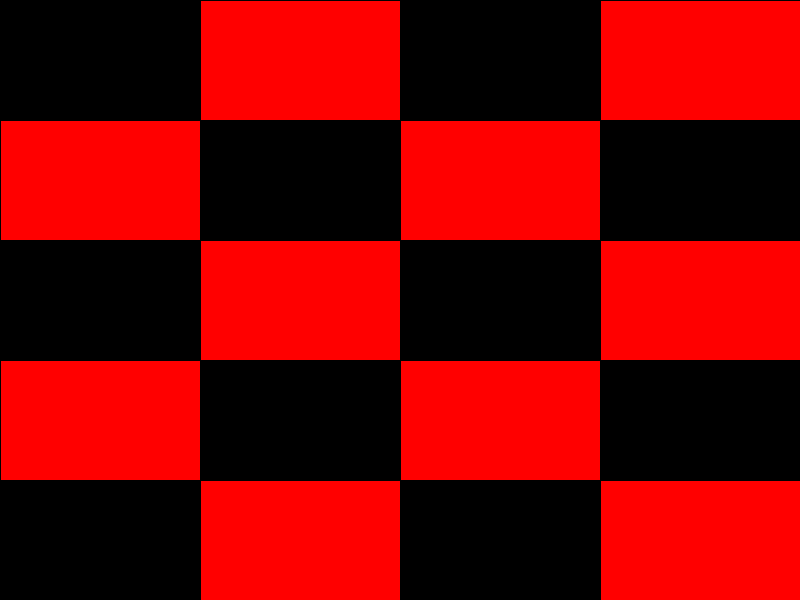
Frame 1 (no input)
Frame 60 (the mouse pressed at the canvas centre just before this capture): identical to frame 1, image omitted
Frame 120 (the mouse held since frame 60 and released just before this capture): identical to frame 1, image omitted

The Processing sketch that drew this single still picture (run headless with seeded random() and noise(); from frame 60 on, the mouse is pressed at the canvas centre):

// Processing sketch: ajedrez
// ── ajedrez.pde
void setup() {
  size(800, 600);
}

void draw() {
  int cantcol=4, cantfilas=5;
  float ancho=width/cantcol;
  float alto=height/cantfilas;
  float cont = 0;
  background(255);

  for (int i=0; i<cantcol; i++) {
    float x = i*ancho;
    for (int j=0; j<cantfilas; j++) {
      float y = j*alto;
      cont++;
      if (cont % 2 == 0) {
        
        fill(255, 0, 0); 
        rect(x, y, ancho, alto);
      }else{
        fill(0, 0, 0);
        rect(x, y, ancho, alto);
        }
    }
  }
}
